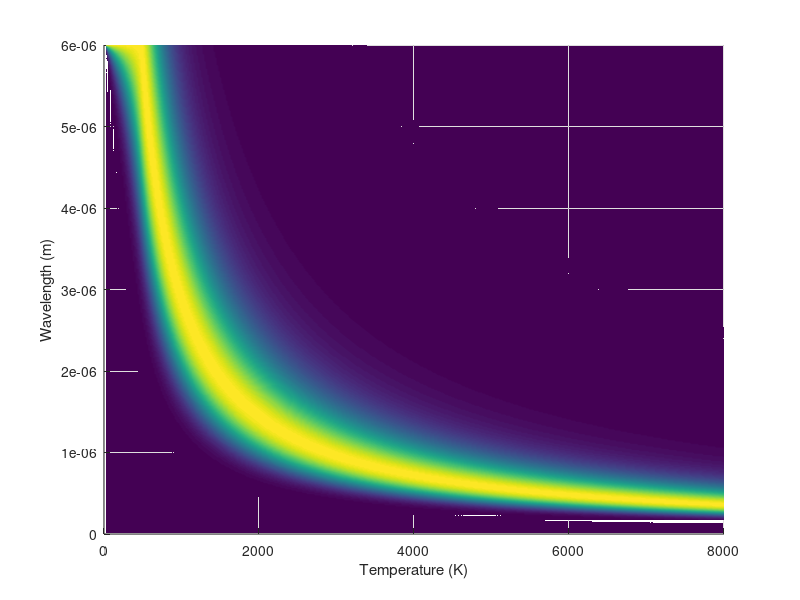
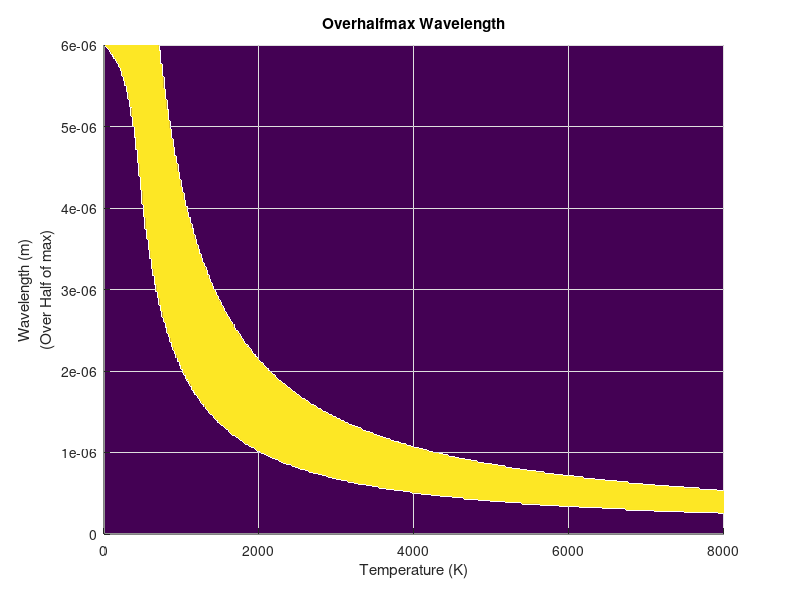
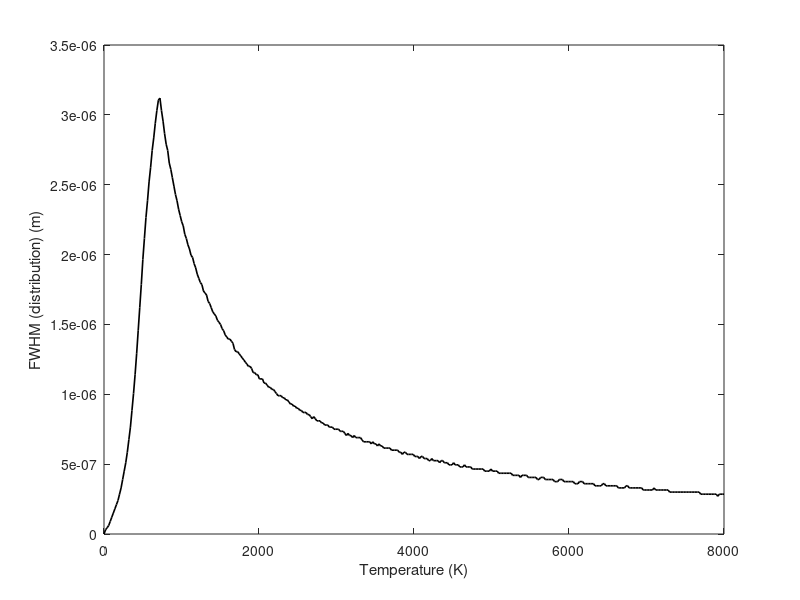
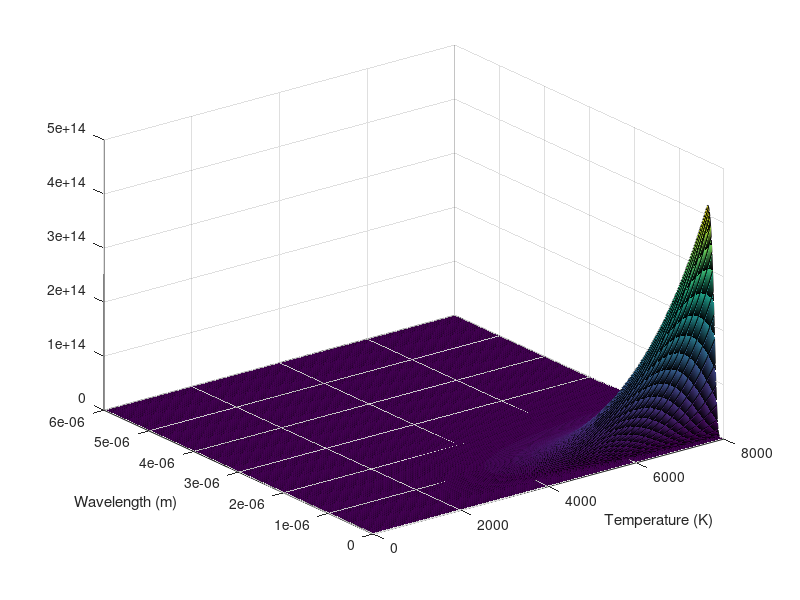

These figures' MATLAB source, in order:
close all


h = 6.62607004*10^(-34);
k = 1.3806504*10^(-23);
c = 299792458;

intensity2 = @(wl,T) ( (2 * pi * h * c^2 ) ./ (wl.^5) ) .* (1./(exp((h*c)./(wl*k.*T))));

wavemin = 0;
wavemax = 6000*10^(-9);
wavedi = 400;

wavelength = linspace(wavemin,wavemax,wavedi);
datat = linspace(0,8000,400);

[W,T] = meshgrid(wavelength,datat);

z = intensity2(W,T);

z1 = z;

z=z.^2;
figure
for i= 1:size(z,1)
    z(i,:) = z(i,:)/max(z(i,:));
    
    
end
p1 = surf(T,W,z);
view(0,90); 
shading interp
xlabel('Temperature (K)')
ylabel('Wavelength (m)')



z2 = z;
z2 = (z2>0.5)*1;

figure;
surf(T,W,z2);
view(0,90)
shading interp


title('Overhalfmax Wavelength');
xlabel('Temperature (K)')
k={'Wavelength (m)';'(Over Half of max)'};
ylabel(k)

figure
p1 = plot(datat,(sum(z2,2)/wavedi)*(wavemax-wavemin));
xlabel('Temperature (K)')
ylabel('FWHM (distribution) (m)')
set(p1,'LineWidth',1.2)
set(p1,'Color',[0,0,0])

figure
surf(T,W,z1);
xlabel('Temperature (K)')
ylabel('Wavelength (m)')
shading faceted


